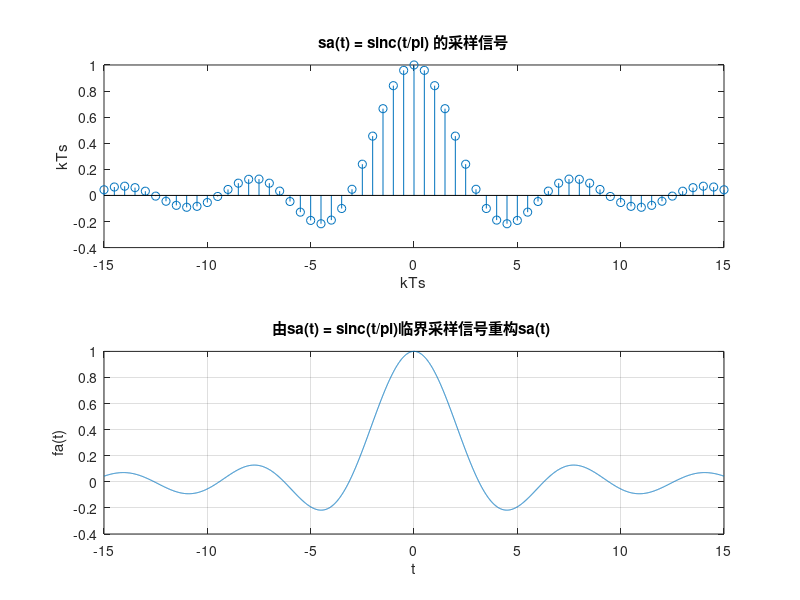

Recreate this plot in MATLAB.
wm = 1;
wc = wm;
Ts = pi/wm;
ws = 2*pi/Ts;
n = -100:100;
nTs = n*Ts;
f = sinc(nTs/pi);
Dt = 0.005; t = -15:Dt:15;
fa = f*Ts*wc/pi*sinc((wc/pi)*(ones(length(nTs),1)*t-nTs'*ones(1,length(t))));
t1 = -15:0.5:15;
f1 = sinc(t1/pi);
subplot(211); stem(t1,f1); 
xlabel('kTs');ylabel('kTs');title('sa(t) = sinc(t/pi) 的采样信号');
subplot(212); plot(t,fa);
xlabel('t'); ylabel('fa(t)');title('由sa(t) = sinc(t/pi)临界采样信号重构sa(t) ');
grid ;
